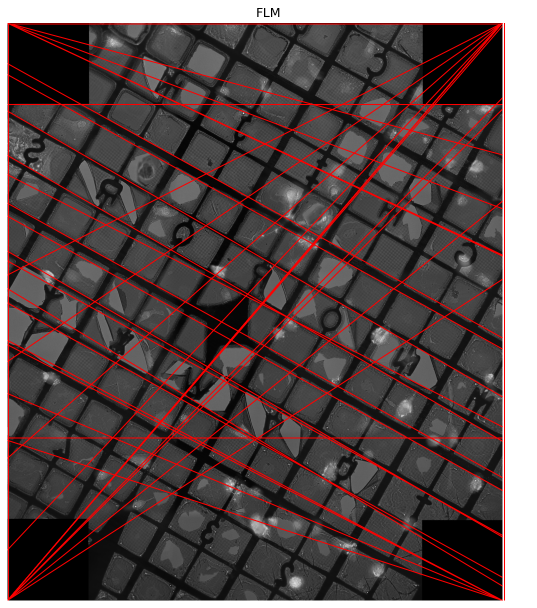
#> input picture lines_FLM.png, 1073 x 1216 px (shown at 1/2 size)
$ python -i helper.py   (imports and definitions only)
#> lines starting #> are read from the running program, lines starting #| are printed output that depends on the picture; after the words box and inside, x2 and y2 are one past the last pixel; in counts of white or black regions, pixels touching at a corner belong together
# alignment_helpers.py
import numpy as np
from skimage import io, measure, exposure
from PIL import Image
from scipy import ndimage
from scipy.optimize import minimize
import matplotlib.pyplot as plt
from pathlib import Path
import cv2
from skimage.filters import threshold_otsu

def load_image(path):
#> called with path = 'lines_FLM.png'
    img = io.imread(path)
#> img is the input picture: shape (1216, 1073, 4); mean R, G, B, A 89.8, 74.3, 74.3, 255
    return img

# [118 lines left out: functions center_crop, detect_dots, visualize_detected_dots, phase_correlation, apply_affine, mutual_information and 3 more, not called in this run]


def create_edge_flm(path: Path, threshold1: int = 100, threshold2: int = 200) -> np.array:
    flm_img = load_image(path)

    # make into B&W image
    if len(flm_img.shape) == 3:
        flm_img = cv2.cvtColor(flm_img, cv2.COLOR_RGB2GRAY)
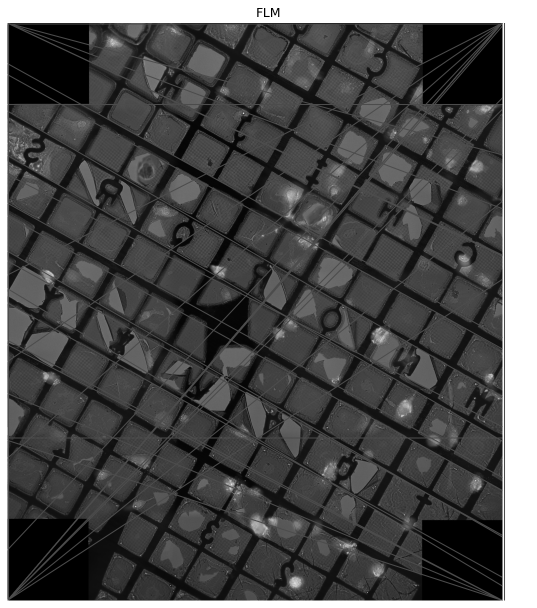
#> flm_img: shape (1216, 1073) (shown at 1/2 size); min 0, max 255, mean 78.9

    # flm_img = 255 - flm_img # invert the image

    # then find the edges using canny filter
    edges = cv2.Canny(
        flm_img, threshold1=threshold1, threshold2=threshold2
    )
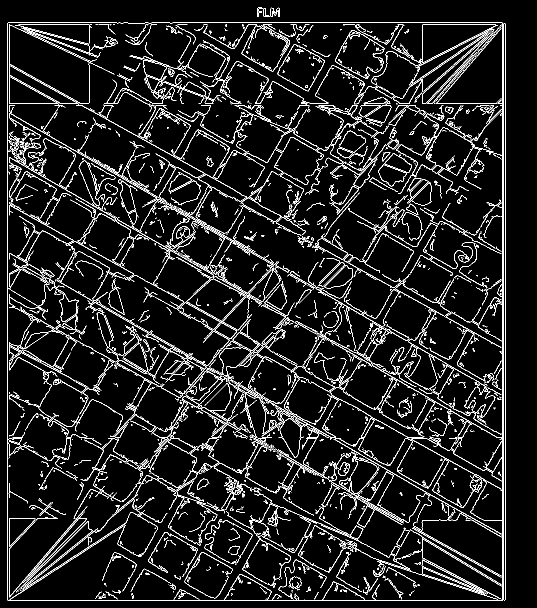
#> edges: shape (1216, 1073) (shown at 1/2 size); 8.2% white in thin lines or dots

    kernel = np.ones((1, 1), np.uint8)
    edges_dilated = cv2.dilate(edges, kernel, iterations=1)

    # find the contours
    contours, _ = cv2.findContours(
        edges_dilated,
        cv2.RETR_EXTERNAL,
        cv2.CHAIN_APPROX_SIMPLE
    )
#> contours = 5 contours; box (x1, y1, x2, y2) and area: (14, 45, 1006, 1202) 1144132, (1007, 46, 1011, 1201) 3460, (514, 15, 525, 34) 68, (527, 16, 539, 34) 66, (541, 15, 559, 34) 23

    cv2.imwrite('./output/edges_flm.png', edges_dilated)
    # largest = max(contours, key=cv2.contourArea)
    mask = np.zeros_like(flm_img)
    mask_with_contour = cv2.drawContours(mask, contours, -1, 255, thickness=2)
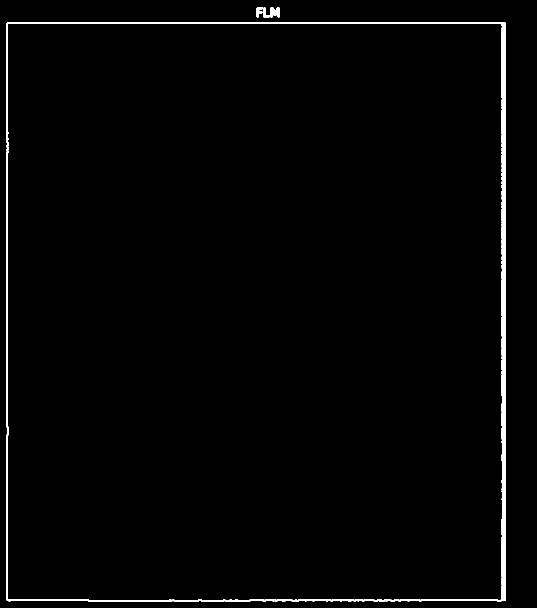
#> mask_with_contour: shape (1216, 1073) (shown at 1/2 size); 1.6% white; 2 white regions, box (x1, y1, x2, y2) and area: (13, 44, 1012, 1203) 19754, (513, 14, 560, 35) 654
    return mask_with_contour

# [194 lines left out: functions close_edges_flm, tile_search_region, merge_bboxes, find_roi_bl_gr, get_tile, tile_flm and 2 more, not called in this run]


# [21 lines not run here, left out]

>>> result = create_edge_flm('lines_FLM.png')
